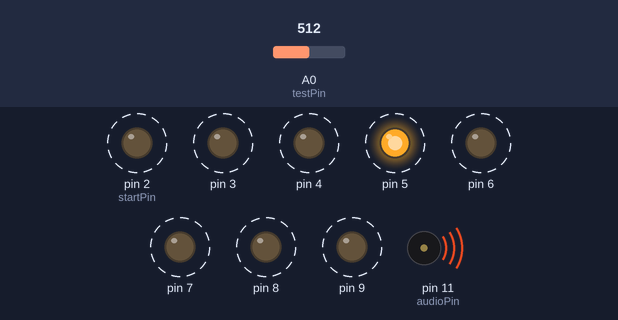
The sketch below on a simulated Arduino Uno, built with avr-gcc and run on an emulated ATmega328P. Shown: output pins drawn as LEDs (lit = HIGH), buzzer (waves = sounding). Dashed ring = blinking. The test bench sets the inputs (shaded band); at power-on: A0 (testPin) = 512. Pins used as bus, display or sensor lines are not drawn.

Above: at 1.2 s.
1.3 s: A0 (testPin) set to 267
At 1.8 s:
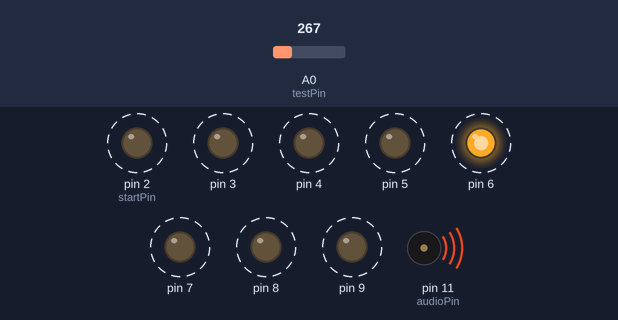
4.3 s: A0 (testPin) set to 242
At 6.0 s:
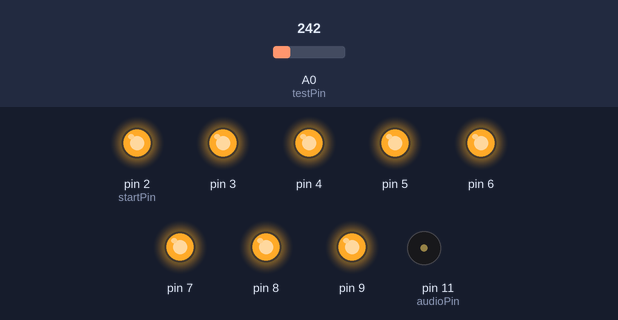
Timing chart, 0 to 7.5 s (numbered marks = the images above; inputs shaded):
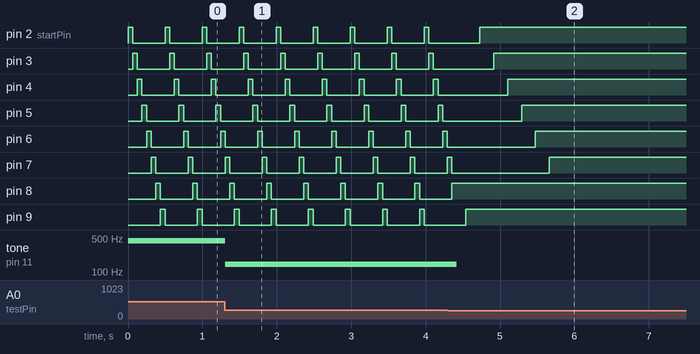

Measured:
- the behaviour switches between 255 and 254 on A0 (testPin) (found by bisection; images 1 and 2)
- after the input at 1.3 s, tone on pin 11 (audioPin): 437 Hz → 145 Hz at once
- after the input at 4.3 s, pin 8: goes on until 4.4 s, then stays HIGH; tone on pin 11 (audioPin): 145 Hz → silent after 0.12 s
- by itself, pin 8: alternates HIGH for 0.06 s and LOW for 0.44 s

The sketch:

Anystream3000_Firmware.ino
```cpp
/*
  Flexible Circuit Sequencer Anystream 3000
  Martin Murer, Eckhard Riedenklau, Jens A. Ewald TEI 2012
*/

const int testPin  = A0;
const int audioPin = 11;
const int startPin = 2;
const int endPin   = startPin+8;

int stepspeed = 125;
int threshold = 255;

const int maxFreq = 1047;
const int minFreq = 131;

void setup(){
  for(int i = startPin; i < endPin; i++){
    pinMode(i, OUTPUT);
    digitalWrite(i, LOW);
  }
}

void loop(){
  for(int i = startPin; i < endPin; i++){
    digitalWrite(i, HIGH);
    int value = analogRead(testPin);
    if(value >= threshold){
      tone(audioPin, map(value, threshold, 1023, minFreq, maxFreq),stepspeed);
      pinMode(i, OUTPUT);
    } else {
      noTone(i);
      delay(stepspeed);
    }
    delay(stepspeed/2);
    digitalWrite(i, LOW);
  }
}
```
